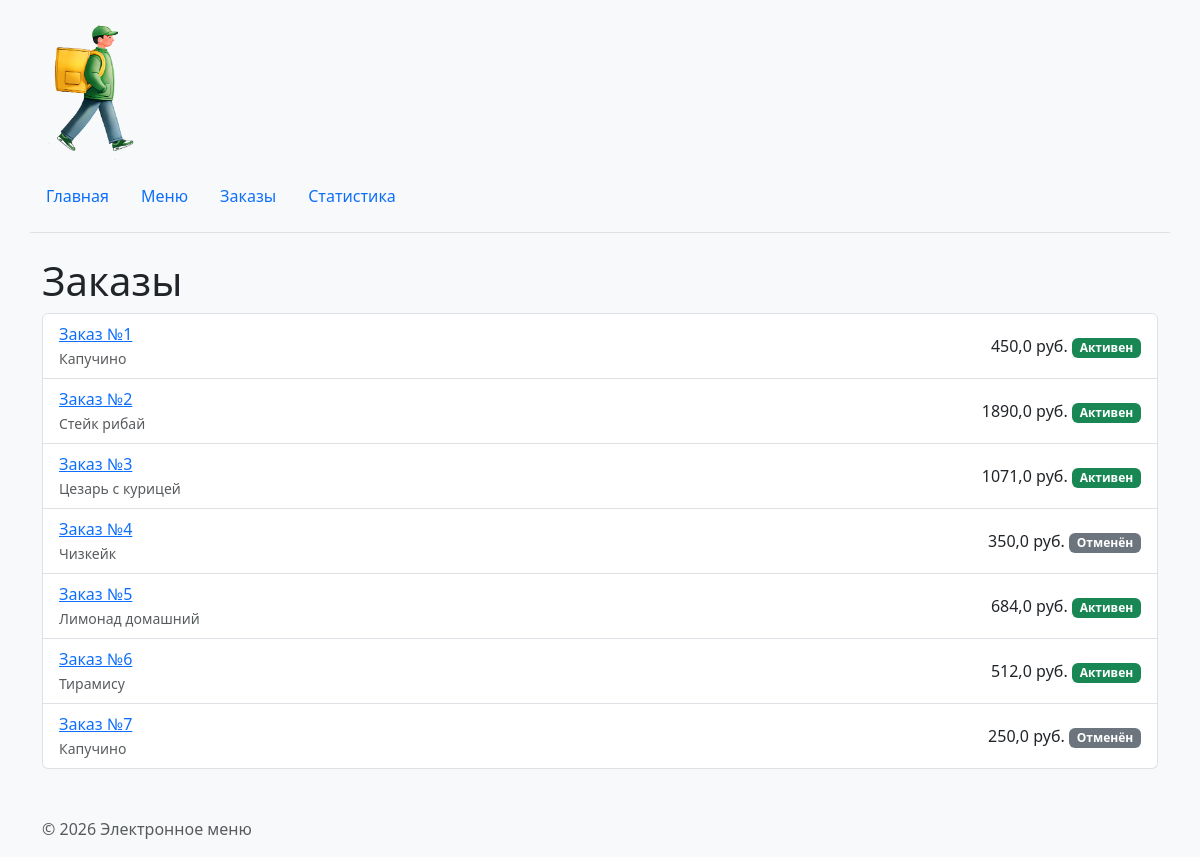
Screenshot of /orders/ with the database file from the repository.
### orders/views.py (the view)
# urls.py: path("orders/", include("orders.urls")),
def orders(request):
    return render(request, "orders/order_list.html", {"orders": get_orders()})

### db/database.py (called while the page is built)
@contextmanager
def get_connection():
    DB_PATH.parent.mkdir(parents=True, exist_ok=True)
    connection = sqlite3.connect(DB_PATH)
    connection.row_factory = sqlite3.Row
    connection.execute("PRAGMA foreign_keys = ON")
    try:
        yield connection
        connection.commit()
    except Exception:
        connection.rollback()
        raise
    finally:
        connection.close()

def fetch_all(query, params=()):
    with get_connection() as connection:
        return connection.execute(query, params).fetchall()

def get_orders():
    return fetch_all(
        """SELECT o.id, d.name AS dish_name, u.name AS user_name,
                  o.quantity, o.discount_percent, o.is_cancelled,
                  ROUND(d.price * o.quantity *
                        (1 - o.discount_percent / 100.0), 2) AS total
           FROM orders AS o
           JOIN dishes AS d ON d.id = o.dish_id
           JOIN users AS u ON u.id = o.user_id
           ORDER BY o.id"""
    )

### orders/templates/orders/order_list.html (shortened to what this page needs)
{% extends "base.html" %}
{% block content %}
    <h1>Заказы</h1>
    <ul class="list-group">
    {% for order in orders %}
        <li class="list-group-item d-flex justify-content-between align-items-center">
            <div>
                <a href="{% url 'orders:detail' order.id %}">Заказ №{{ order.id }}</a>
                <br><small class="text-muted">{{ order.dish_name }}</small>
            </div>
            <div>
                {{ order.total }} руб.
                {% include "orders/includes/order_status.html" %}
            </div>
        </li>
    {% empty %}
        <li class="list-group-item">Заказы не найдены.</li>
    {% endfor %}
    </ul>
{% endblock %}

### templates/base.html (shortened to what this page needs)
{% load static %}
<!DOCTYPE html>
<html lang="ru">
<head>
    <link rel="stylesheet" href="https://cdn.jsdelivr.net/npm/bootstrap@5.3.3/dist/css/bootstrap.min.css">
    <link rel="stylesheet" href="{% static 'homepage/css/style.css' %}">
</head>
<body>
    <div class="container mt-3">
        <img src="{% static 'homepage/img/logo.png' %}" alt="Logo" class="app-logo">
    </div>
    {% include "includes/navigation.html" %}
    <main class="container mt-4">
        {% block content %}
        {% endblock %}
    </main>
    <footer class="container mt-5 mb-3 text-muted">
        <p>© <span id="current-year"></span> Электронное меню</p>
    </footer>
</body>
</html>

### templates/includes/navigation.html
<nav class="nav container py-3 border-bottom mb-4">
    <a class="nav-link" href="{% url 'homepage:index' %}">Главная</a>
    <a class="nav-link" href="{% url 'menu:dishes' %}">Меню</a>
    <a class="nav-link" href="{% url 'orders:orders' %}">Заказы</a>
    <a class="nav-link" href="{% url 'homepage:statistics' %}">Статистика</a>
</nav>

### orders/templates/orders/includes/order_status.html
{% if order.is_cancelled %}
    <span class="badge bg-secondary">Отменён</span>
{% else %}
    <span class="badge bg-success">Активен</span>
{% endif %}

### homepage/static/homepage/css/style.css (style rules this page uses)
body { background-color: #f8f9fa; }
.app-logo { width: 100px; height: auto; }

### rows the page displays
dishes: id "1", dish_name "Капучино", total "450,0", shows "Активен", id "7", total "250,0"
dishes: id "2", dish_name "Стейк рибай", total "1890,0", shows "Активен"
dishes: id "3", dish_name "Цезарь с курицей", total "1071,0", shows "Активен"
dishes: id "4", dish_name "Чизкейк", total "350,0", shows "Отменён"
dishes: id "5", dish_name "Лимонад домашний", total "684,0", shows "Активен"
dishes: id "6", dish_name "Тирамису", total "512,0", shows "Активен"
